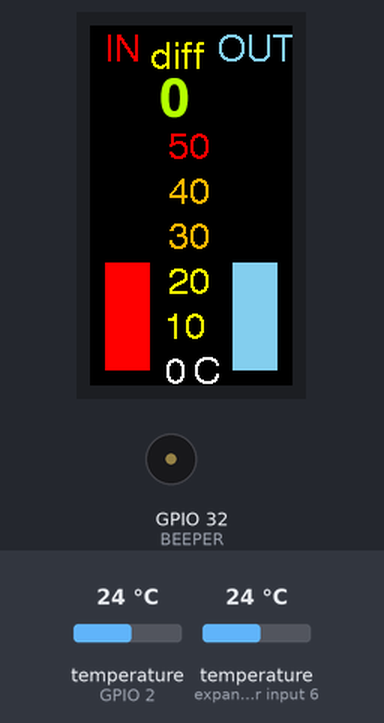
A sketch run on a simulated ESP32. Shown: 135×240 colour display, buzzer (waves = sounding, pin HIGH). The test bench sets the inputs (shaded band); at power-on: temperature (sensors on GPIO 2, expander input 6) 24 °C. What the sketch prints to the serial monitor is not drawn.

Above: at 1.9 s.
2.0 s: temperature (sensor on GPIO 2) set to 39.4 °C
At 4.8 s:
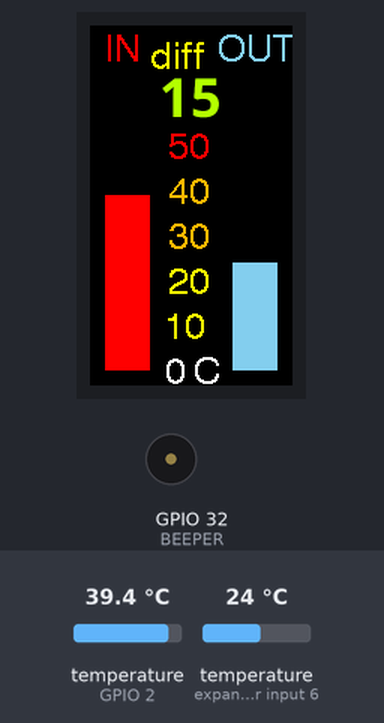
5.1 s: temperature (sensor on GPIO 2) set to 40.6 °C
At 7.78 s:
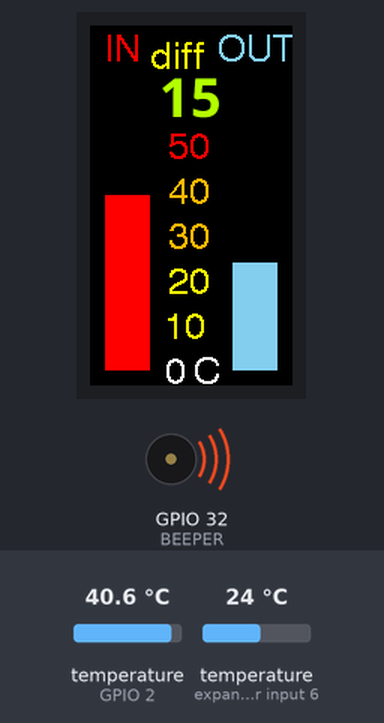
9.2 s: temperature (sensor on expander input 6) set to 12 °C
At 13.4 s:
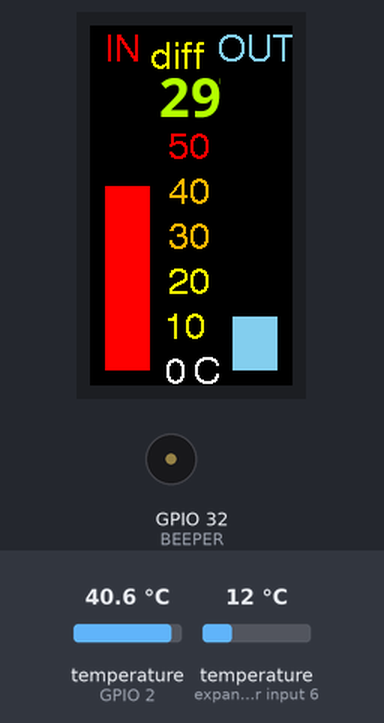
13.7 s: temperature (sensor on expander input 6) set to 19 °C
At 17.7 s:
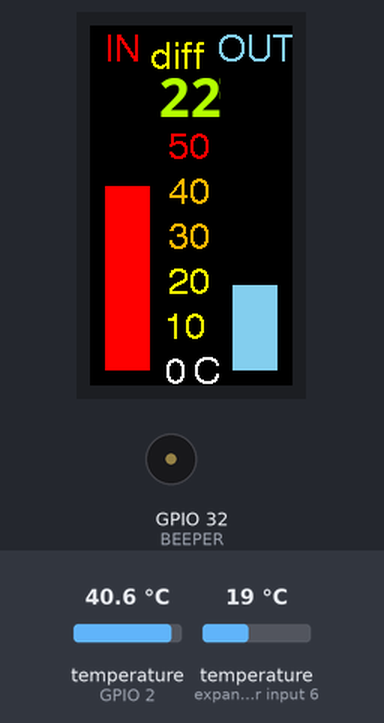
18.0 s: temperature (sensor on GPIO 2) set to 12 °C
At 19.3 s:
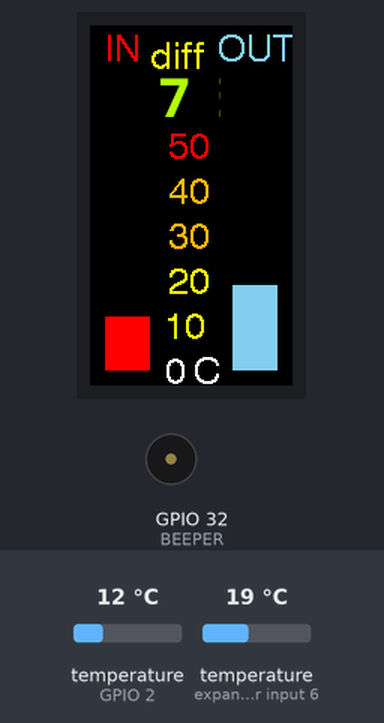
21.1 s: temperature (sensor on expander input 6) set to 28 °C
At 22.1 s:
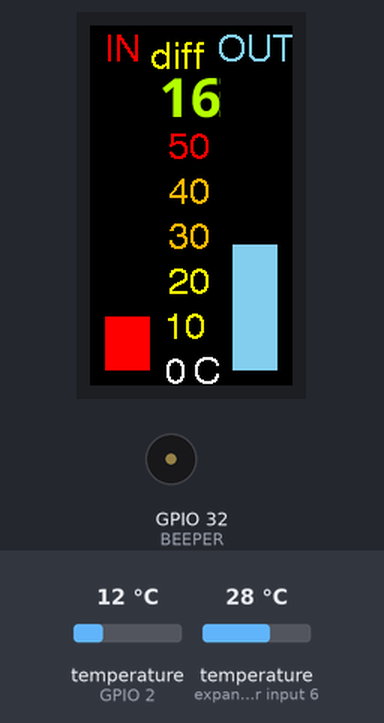
Timing chart, 0 to 24.1 s (numbered marks = the images above; inputs shaded):
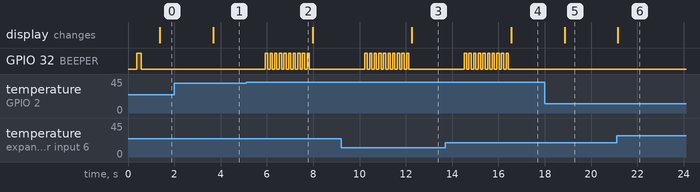

Measured:
- the behaviour switches between 40 and 40.1 °C on temperature (sensor on GPIO 2) (found by bisection; images 1 and 2)
- after the input at 2.0 s, the display: changes after 1.7 s (image 1)
- after the input at 5.1 s, GPIO 32 (BEEPER): alternates HIGH for 0.10 s and LOW for 0.10 s, 20 changes in all, then stays LOW, starting after 0.83 s
- after the input at 9.2 s, the display: changes after 3.1 s (image 3)
- after the input at 13.7 s, the display: changes after 2.9 s (image 4)
- after the input at 18.0 s, GPIO 32 (BEEPER): stops changing and stays LOW; the display: changes after 0.86 s (image 5)
- after the input at 21.1 s, the display: changes after 0.05 s (image 6)

The sketch:

ChillerTemp.ino
```cpp
// Steve M. Potter 5 April 2021   steve@stevempotter.tech
// To monitor the spindle liquid cooling for the Portable MPCNC I built. This uses the TTGO LilyGO V1.1 ESP32 board
//  which as a small TFT full-colour screen 135x240 pixels. I bought them from Tinytronics for about 8 euros each.
// I glued a pair of DS18B20 digital temperature sensors to small pieces of copper tubing on the inflow and
// out flow of the radiator (CPU cooler). The temperatures of the pre- and Post-cooling sensors are indicated
// with a bar chart, and the difference between them with a number (of degrees C) at the top of the display.
// Still left to do:
//  -Set up push notification alarms with Pushbullet
//  -Flow sensor and no-flow alarm

#include <OneWire.h>
#include <DallasTemperature.h>
#include <Preferences.h> // place on the ESP32 to store non-volatile variables.
#include "WiFi.h"
#include <SPI.h>
#include <TFT_eSPI.h>       // Hardware-specific library
TFT_eSPI tft = TFT_eSPI(); // TTGO LilyGO V1.1 screen is 240w X 135h

// Fonts I may use.
#include "NotoSansBold15.h"
#include "NotoSansBold36.h"
#define AA_FONT_SMALL NotoSansBold15
#define AA_FONT_LARGE NotoSansBold36

#define ONE_WIRE_BUS 2 // This wire is pulled up to 3.3V with a 4k7 resistor.
#define BEEPER 32  // TTGO LilyGO board pins that don't work as digital IO: 36,37,38,39,21,22
#define TEMPERATURE_PRECISION 12
#define MAXTEMP 40 // If cooling fluid gets hotter than this, Alarm is sounded.

// Setup a oneWire instance to communicate with any OneWire devices (not just Maxim/Dallas temperature ICs)
OneWire oneWire(ONE_WIRE_BUS);
// Pass our oneWire reference to Dallas Temperature.
DallasTemperature sensors(&oneWire);
int Sensor_count;
float HotTemp = -1.0;
float CoolTemp = -1.0;
float TempDiff = 0.0;
bool Alarm = false;

// arrays to hold DS18B20 device addresses. EDIT for the devices you are using.
DeviceAddress CoolTempAddr = {0x28, 0x20, 0x9B, 0x07, 0xD6, 0x01, 0x3C, 0xF8};
DeviceAddress HotTempAddr = {0x28, 0xAD, 0x1C, 0x07, 0xD6, 0x01, 0x3C, 0xC2};

// function to print a device address
void printAddress(DeviceAddress deviceAddress)
{
  Serial.print("{0x");
  for (uint8_t i = 0; i < 8; i++)
  {
    if (i != 0) Serial.print(", 0x");
    if (deviceAddress[i] < 16) Serial.print("0");   // zero pad the address if necessary
    Serial.print(deviceAddress[i], HEX);
    if (i == 7) Serial.print("}");
  }
}

void setup(void)
{
  // start serial port
  Serial.begin(115200);
  pinMode(BEEPER, OUTPUT);
  tft.begin();
    // Initialise the TFT registers
  tft.init(); // Do I need both of these?
  tft.setRotation(0); // 0 is Portrait mode
  Serial.println("Chiller Monitor with two DS18B20 sensors! ");

  // Start up the temp sensors library
  sensors.begin();
  //delay(1000);

/*
    // Connect to Wi-Fi. I will eventually use this for pushing alerts to my phone.
    WiFi.mode(WIFI_STA);
    WiFi.begin("SSID", "PWD");
    Serial.print("Connecting to WiFi");
    long StartMillis = millis();
    bool NoWifi = false;
    while ((WiFi.status() != WL_CONNECTED) && (NoWifi == false)) {
      Serial.print('.');
      delay(1000);
      long ElapsedTime = millis() - StartMillis;
      if (ElapsedTime > 10000) {
        NoWifi = true;
        Serial.println(" Could not connect to Wifi in 10 seconds.");
       }
    }
    if (WiFi.status() == WL_CONNECTED){
    Serial.print("Connected! ");
    Serial.println(WiFi.localIP());
   }
   */

  // locate onewire devices on the bus
  Serial.print("Locating temp sensors...");
  Serial.print("Found ");
  Sensor_count = sensors.getDeviceCount();
  Serial.print(Sensor_count, DEC);
  Serial.println(" DS18B20 sensors.");

  // show the addresses we found on the bus or programmed in explicitly
  Serial.print("CoolTemp Address: ");
  printAddress(CoolTempAddr);
  Serial.println();
  Serial.print("HotTemp Address: ");
  printAddress(HotTempAddr);
  Serial.println();

  // Set the resolution to 9 - 12 bits. You really only need to do this once. It gets saved in non-volatile memory of the sensor.
  // 9 bits precision is about half a degree Celcius. The accuracy across devices is only about that good.
  // Within one device, accuracy is very good, so use more bits if tiny changes in temperature are important.
  // Use fewer bits for faster/more frequent readings. Resolution can be 9,10,11, or 12 bits.
  // 12 bits: 750ms nom. conversion time, 0.06 C precision.
  // It seems that the conversions all happen in parallel, so adding more devices does not add much conversion time.

  sensors.setResolution(HotTempAddr, TEMPERATURE_PRECISION);
  sensors.setResolution(CoolTempAddr, TEMPERATURE_PRECISION);

  Serial.print("HotTemp bits: ");
  Serial.print(sensors.getResolution(HotTempAddr), DEC);
  Serial.println();
  Serial.print("CoolTemp bits: ");
  Serial.print(sensors.getResolution(CoolTempAddr), DEC);
  Serial.println();

  //Draw unchanging stuff:
  //Background:
        tft.fillScreen(TFT_BLACK);
// Words:
        tft.setTextColor(TFT_RED, TFT_BLACK); // Set the font colour AND the background colour
        tft.drawString("IN", 10, 5, 4);
        tft.setTextColor(TFT_SKYBLUE, TFT_BLACK);
        tft.drawString("OUT", 85, 5, 4);
        tft.setTextColor(TFT_YELLOW, TFT_BLACK);
        tft.drawString("diff", 40, 10, 4);
  //Scale:
        tft.setTextColor(TFT_RED, TFT_BLACK);
        tft.drawString("50", 52, 70, 4);
        tft.setTextColor(TFT_ORANGE, TFT_BLACK);
        tft.drawString("40", 52, 100, 4);
        tft.drawString("30", 52, 130, 4);
        tft.setTextColor(TFT_YELLOW, TFT_BLACK);
        tft.drawString("20", 52, 160, 4);
        tft.drawString("10", 49, 190, 4);
        tft.setTextColor(TFT_WHITE, TFT_BLACK);
        tft.drawString("0 C", 50, 220, 4);


   tft.loadFont(AA_FONT_LARGE); // Load another different font to be used for changing values

  digitalWrite(BEEPER, HIGH); // just to be sure the beeper and this code are working.
  delay(200);
  digitalWrite(BEEPER, LOW);
} //end setup


// Function to print the temperature for a DS18B20 device
float printTemperature(DeviceAddress deviceAddress)
{
  float tempC = sensors.getTempC(deviceAddress);
  printAddress(deviceAddress);
  Serial.print(" Temp C: ");
  Serial.println(tempC);
  return tempC;
 // Serial.print(" Temp F: ");
//  Serial.print(DallasTemperature::toFahrenheit(tempC));
}

// Function to print a DS18B20 device's resolution
void printResolution(DeviceAddress deviceAddress)
{
  Serial.print("Resolution: ");
  Serial.print(sensors.getResolution(deviceAddress));
  Serial.println();
}

// Function to print information about a DS18B20 device
void printData(DeviceAddress deviceAddress)
{
  Serial.print("DS18B20 Address: ");
  printAddress(deviceAddress);
  Serial.print(" ");
  printTemperature(deviceAddress);
  Serial.println();
}


void loop(void)  // MAIN LOOP
{
  long startmillis = millis();
  Serial.print("Requesting temperatures...");
  sensors.requestTemperatures();   // temperature request to all devices on the bus
  int elapsedmillis = millis() - startmillis;
  Serial.print("DONE. ");
  Serial.print(elapsedmillis);  // seems to be 503ms for precision of 12
  Serial.println(" ms conversion time");

  HotTemp = printTemperature(HotTempAddr);
  if (HotTemp > MAXTEMP) {
    Alarm = true; // to be used later for pushing alarms to phone.
    for (int i = 1; i <= 10; i++) {  // Make a trill hard to ignore.
      digitalWrite(BEEPER, HIGH);
      delay(100);
      digitalWrite(BEEPER, LOW);
      delay(100);
      }
    }
    else {  // Turn off alarm if it was on and the temperature has gone down.
      Alarm = false;
      digitalWrite(BEEPER, LOW);
    }

  Serial.print("Hot:");
  Serial.print(HotTemp);
  Serial.print(" Cool:");
  CoolTemp = printTemperature(CoolTempAddr);
  Serial.print(CoolTemp);
  TempDiff = HotTemp - CoolTemp;
  Serial.print(" Diff: ");
  Serial.print(TempDiff);
  Serial.println(" degrees C");
  int TempDiffInt = abs(round(TempDiff)); // Out temp will always be less than In.

 // Display hot and cool temps as vertical bars.
 // Cover previous bars:
  tft.fillRect(10, 50, 30, 190, TFT_BLACK); // (ULX, ULY, w, h, TFT_color)
  tft.fillRect(95, 50, 30, 190, TFT_BLACK); // (ULX, ULY, w, h, TFT_color)
 // Convert from degrees C to pixels:
  int HotHeight =  map(round(HotTemp), 0, 60, 230, 50); // 30 pixels per 10 degrees. Bar is 180 pixels high at 60C.
  tft.fillRect(10, HotHeight, 30, (230 - HotHeight), TFT_RED); // (ULX, ULY, w, h, TFT_color)

  int CoolHeight = map(round(CoolTemp), 0, 60, 230, 50);
  tft.fillRect(95, CoolHeight, 30, (230 - CoolHeight), TFT_SKYBLUE); // (ULX, ULY, w, h, TFT_color)

// Indicate the temperature difference:
  tft.fillRect (46, 33, 40, 37, TFT_BLACK); // Overprint with a filled rectangle
  tft.setTextColor(TFT_GREENYELLOW, TFT_BLACK);
  tft.drawString(String(TempDiffInt),46, 33, 4);// or drawNumber(long intNumber, int32_t x, int32_t y)


 // tft.unloadFont(); // Remove the font to recover memory used

  delay(1497); // so it will be about 2 sec per loop.

}  // END main loop
```

Source omitted: toSansBold15.h (data table, 65805 bytes), oSansBold36.h (data table, 269448 bytes)
